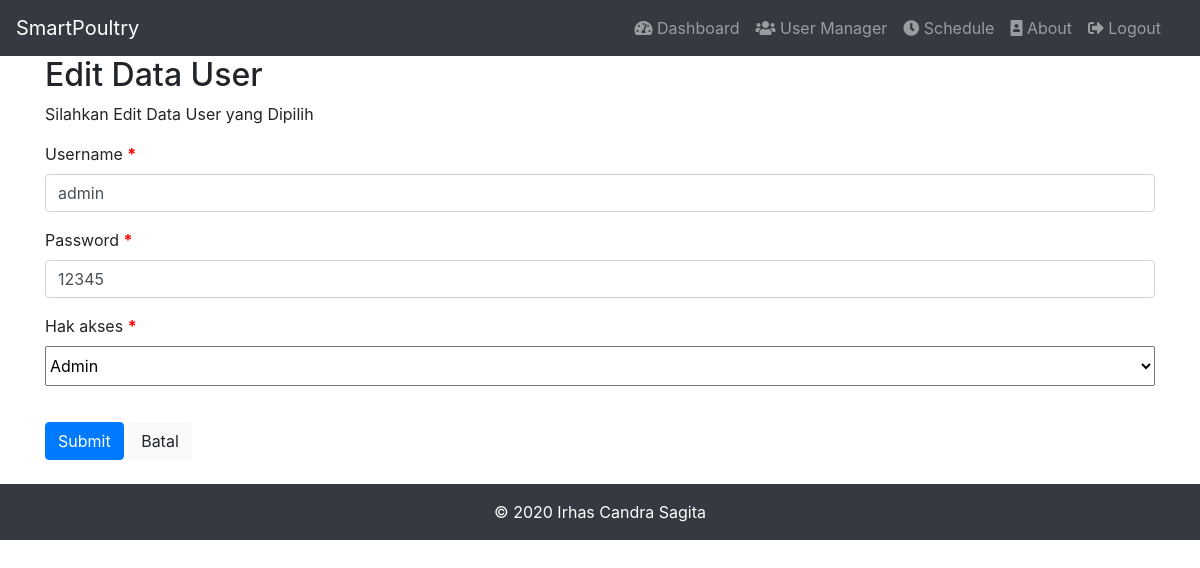
Screenshot of /admin/edit-user.php?id=1 (signed in) with the database file from the repository.
### tables this page shows
CREATE TABLE `user` (
  `id_user` int(50) NOT NULL,
  `username` varchar(30) NOT NULL,
  `password` varchar(50) NOT NULL,
  `is_admin` tinyint(1) NOT NULL
);

### admin/edit-user.php (the view, shortened to what this page needs)
<?php
include_once('../include/koneksi.php');
$id = $_GET['id'];
$sql = "SELECT * FROM user WHERE id_user = '{$id}'";
$result = mysqli_query($conn, $sql);
$data = mysqli_fetch_assoc($result);
include_once '../include/header_admin.php';
include_once '../include/nav_admin.php';
?>
<head>
</head>
<body>
 <div class="container">
	<h2>Edit Data User</h2>
    <p>Silahkan Edit Data User yang Dipilih</p>
    <form class="needs-validation" novalidate action="proses-edit-user.php" method="post" enctype="multipart/form-data">
		<div class="form-group">
 			<label> Username <b style="color: red">*</b></label>
 			<input class="form-control" type="text" name="username" value="<?php echo $data['username']; ?>" required>
 		</div>
		<div class="form-group">
 			<label> Password <b style="color: red">*</b></label>
 			<input class="form-control" type="text" name="password" value="<?php echo $data['password']; ?>" required>
 		</div>
  		<div class="form-group">
 			<label> Hak akses <b style="color: red">*</b></label>
 			<select class="dropdown-toggle" name="is_admin" style="width:100%; height:40px; margin-bottom:20px;" value="<?php if($data['is_admin']==1){echo 'Admin';}else{echo 'User';}; ?>" >
                <option value="1">Admin</option>
			</select>
	 	</div>
	 	<div class="submit">
	 		<input type="submit" name="submit" value="Submit" class="btn btn-primary" />
          	<a value="Batal" class="btn btn-light" href="../admin/view-data-user.php">Batal</a>
	 	</div>
	</form>
    <br>
 </div>
</body>
 <?php
 	include_once '../include/footer.php';
  ?>

### rows the page displays
user: username "admin", password "12345", is_admin "Admin"
